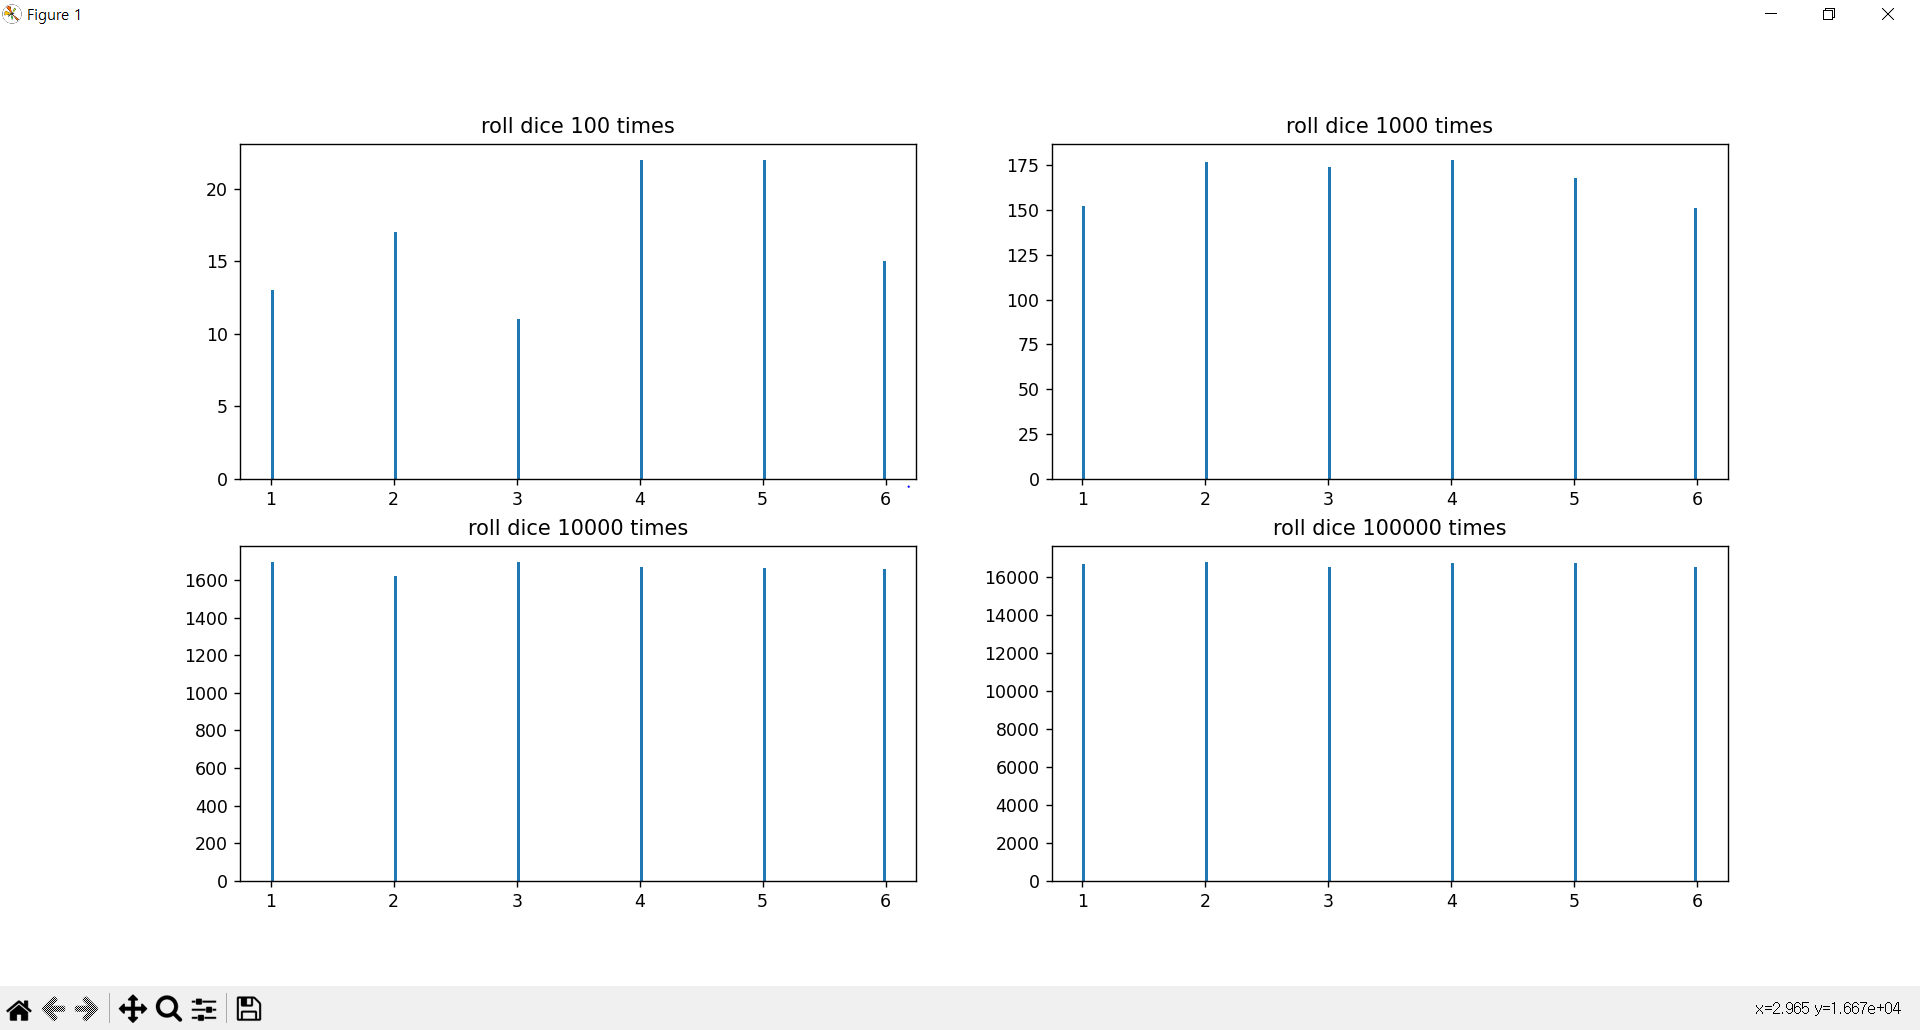

Reproduce this figure in Python.
import csv
import matplotlib.pyplot as plt

if __name__ == "__main__":

    f100 = open('random100.csv')
    f1000 = open('random1000.csv')
    f10000 = open('random10000.csv')
    f100000 = open('random100000.csv')

    data100 = csv.reader(f100)
    data1000 = csv.reader(f1000)
    data10000 = csv.reader(f10000)
    data100000 = csv.reader(f100000)

    result100 = []
    result1000 = []
    result10000 = []
    result100000 = []

    for row in data100:
        if row[0] != '':
            result100.append(int(row[0]))

    for row in data1000:
        if row[0] != '':
            result1000.append(int(row[0]))

    for row in data10000:
        if row[0] != '':
            result10000.append(int(row[0]))

    for row in data100000:
        if row[0] != '':
            result100000.append(int(row[0]))

    f100.close()
    f1000.close()
    f10000.close()
    f100000.close()
    plt.title("Number of dice")
    plt.subplot(2,2,1)
    plt.hist(result100, bins = 200)
    plt.title('roll dice 100 times')
    plt.subplot(2,2,2)
    plt.hist(result1000, bins = 200)
    plt.title('roll dice 1000 times')
    plt.subplot(2,2,3)
    plt.hist(result10000, bins = 200)
    plt.title('roll dice 10000 times')
    plt.subplot(2,2,4)
    plt.hist(result100000, bins = 200)
    plt.title('roll dice 100000 times')
    plt.show()
    
